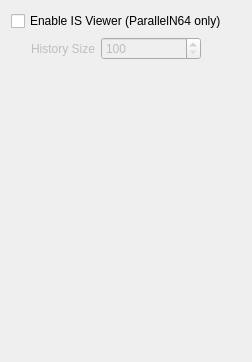
       <widget class="QWidget" name="developerOptions">
        <layout class="QVBoxLayout" name="verticalLayout_10">
         <item>
          <widget class="QCheckBox" name="isViewerCheckbox">
           <property name="toolTip">
            <string>Emulate IS Viewer hardware and display any messages sent from the ROM in a separate window</string>
           </property>
           <property name="text">
            <string>Enable IS Viewer (ParallelN64 only)</string>
           </property>
          </widget>
         </item>
         <item>
          <layout class="QHBoxLayout" name="horizontalLayout_19">
           <item>
            <spacer name="horizontalSpacer_15">
             <property name="orientation">
              <enum>Qt::Horizontal</enum>
             </property>
             <property name="sizeType">
              <enum>QSizePolicy::Fixed</enum>
             </property>
             <property name="sizeHint" stdset="0">
              <size>
               <width>20</width>
               <height>5</height>
              </size>
             </property>
            </spacer>
           </item>
           <item>
            <widget class="QLabel" name="historySizeLabel">
             <property name="enabled">
              <bool>false</bool>
             </property>
             <property name="text">
              <string>History Size</string>
             </property>
             <property name="buddy">
              <cstring>historySizeSpinner</cstring>
             </property>
            </widget>
           </item>
           <item>
            <widget class="QSpinBox" name="historySizeSpinner">
             <property name="enabled">
              <bool>false</bool>
             </property>
             <property name="minimumSize">
              <size>
               <width>100</width>
               <height>0</height>
              </size>
             </property>
             <property name="minimum">
              <number>100</number>
             </property>
             <property name="maximum">
              <number>1050</number>
             </property>
             <property name="singleStep">
              <number>50</number>
             </property>
            </widget>
           </item>
           <item>
            <spacer name="horizontalSpacer_16">
             <property name="orientation">
              <enum>Qt::Horizontal</enum>
             </property>
             <property name="sizeHint" stdset="0">
              <size>
               <width>40</width>
               <height>20</height>
              </size>
             </property>
            </spacer>
           </item>
          </layout>
         </item>
         <item>
          <spacer name="verticalSpacer_9">
           <property name="orientation">
            <enum>Qt::Vertical</enum>
           </property>
           <property name="sizeHint" stdset="0">
            <size>
             <width>20</width>
             <height>291</height>
            </size>
           </property>
          </spacer>
         </item>
        </layout>
       </widget>
